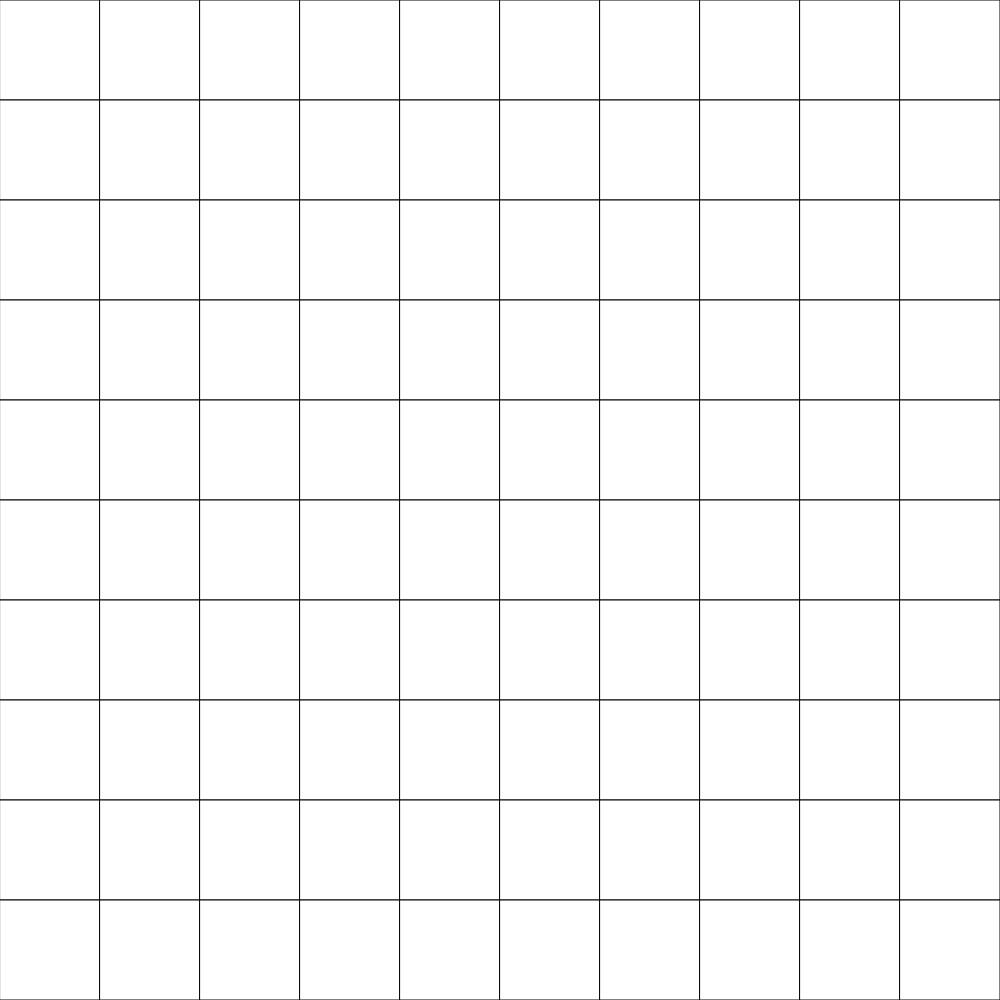
Frame 1 (no input)
Frame 60 (no input): identical to frame 1, image omitted
Frame 120 (the mouse pressed at the canvas centre since frame 60): identical to frame 1, image omitted

The p5.js sketch that drew this single still picture (run headless with seeded random() and noise() and a simulated clock; from frame 60 on, the mouse is pressed at the canvas centre):

// p5.js sketch
// ── sketch.js
// Project Title
// Your Name
// Date
//
// Extra for Experts:
// - describe what you did to take this project "above and beyond"


let gridSize = 10;
let grid;

function setup() {
  if (windowWidth > windowHeight){
    createCanvas(windowHeight, windowHeight);
  }
  else{
    createCanvas(windowWidth,windowWidth)
  }
    
  grid = mtGrid(gridSize);
}

function draw() {
  background(220);

  displayGrid();
}

function displayGrid(){
  let cellSize = width/gridSize;
  for (let y=0; y <grid.length; y++){
    for(let x=0;x<grid[y].length; x++){
      if(grid[y][x] === 0){
        fill("white");
      }
      else if(grid[x][y] === 1){
        fill("black");
      }
      rect(x*cellSize,y*cellSize,cellSize,cellSize)
  }
}
}


function mtGrid(howLarge){
  let mtArray = [];
  for (let y=0; y<howLarge; y++){
    mtArray.push([]);
    for (let x=0; x<howLarge; x++){
      mtArray[y].push(0);
    }
  }
  return mtArray;
}
